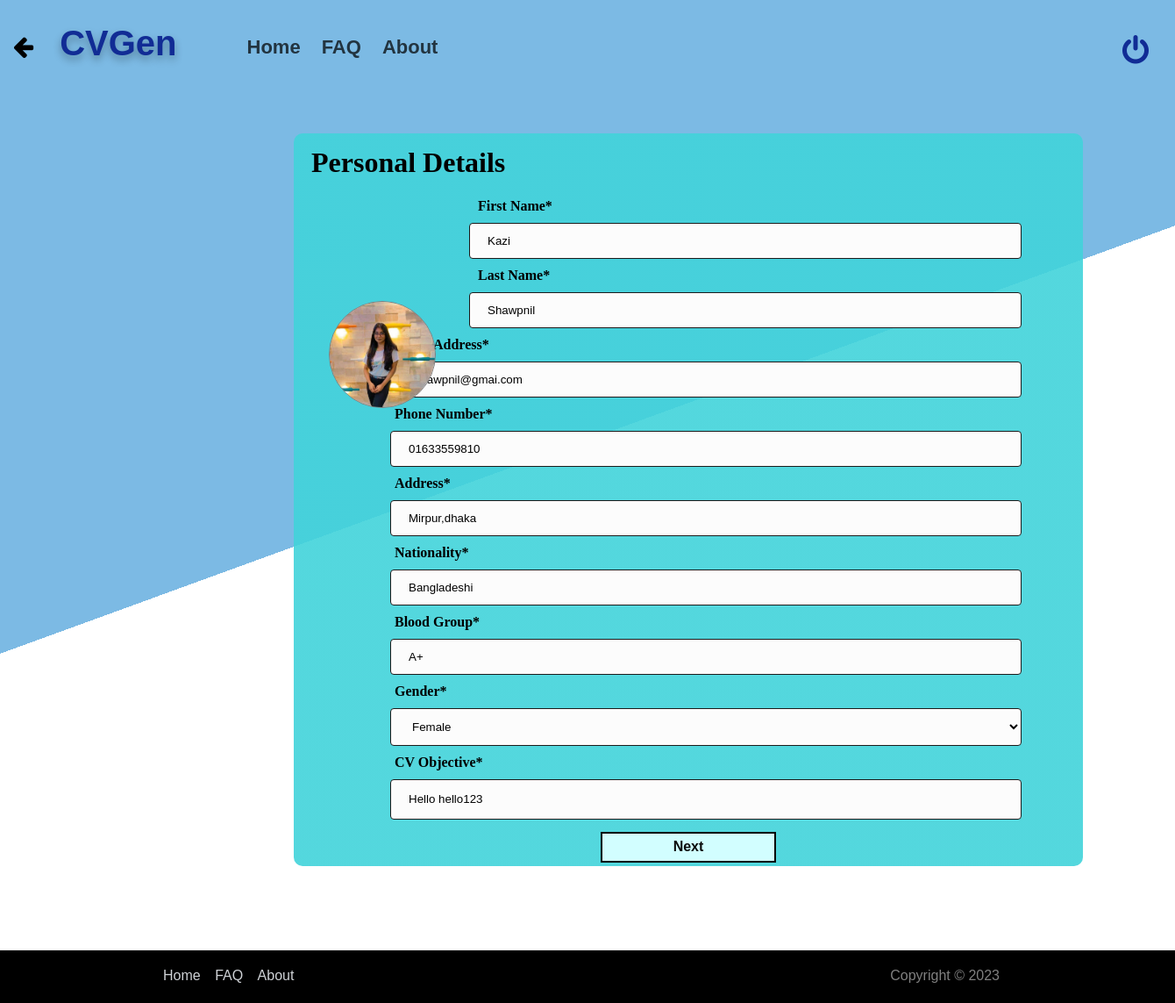
/form_edit.php (signed in), run on the app's committed database.
### tables this page shows
CREATE TABLE `form` (
  `form_id` int(11) NOT NULL,
  `user_id` int(11) NOT NULL,
  `fname` varchar(100) NOT NULL,
  `lname` varchar(100) NOT NULL,
  `emailad` varchar(100) NOT NULL,
  `phnnum` varchar(50) NOT NULL,
  `address` varchar(300) NOT NULL,
  `nationality` varchar(50) NOT NULL,
  `blood` varchar(20) NOT NULL,
  `gender` varchar(50) NOT NULL,
  `Obj` varchar(1000) DEFAULT NULL,
  `file` varchar(5000) DEFAULT NULL
);

### form_edit.php (the view, shortened to what this page needs)
<?php
require 'dbconnect.php';
$user_id = $_SESSION['id'];
$query = "SELECT * FROM form AS f WHERE f.user_id=$user_id";
$result = $conn->query($query);
$row = $result->fetch_assoc();
$fname = $row['fname'];
$lname = $row['lname'];
$number = $row['phnnum'];
$email = $row['emailad'];
$address = $row['address'];
$nationality = $row['nationality'];
$blood = $row['blood'];
$gender = $row['gender'];
$cvobj = $row['Obj'];
$image = $row['file'];
?>
<!DOCTYPE html>
<html lang="en">
<head>
    <link rel="stylesheet" href="form.css">
    <link rel="stylesheet" href="background.css">
    <?php
    include("header.php");
    ?>
</head>
<body>
    <div>
        <div id="div1">
            <h1>Personal Details</h1>
            <form action="form_data_update.php" method="post" enctype="multipart/form-data">
                <div class="img-div">
                    <img src='<?php echo $image ?>' id="img1">
                </div>
                <label for="fname" class="textdesign">First Name*</label>
                <input type="text" class="inputdesign" id="fname" name="fname" value="<?php echo $fname ?>" placeholder="Enter Your First Name">
                <label for="lname" class="textdesign">Last Name*</label>
                <input type="text" class="inputdesign" id="lname" name="lname" value="<?php echo $lname ?>" placeholder="Enter Your Last Name">
                <label for="email" class="textdesign2">Email Address*</label>
                <input type="text" class="inputdesign2" id="emailad" name="emailad" value="<?php echo $email ?>" placeholder="Enter Your Email Adress">
                <label for="phnNum" class="textdesign2">Phone Number*</label>
                <input type="text" class="inputdesign2" id="phnnum" name="phnnum" value="<?php echo $number ?>" placeholder="Enter Your Phone Number">
                <label for="address" class="textdesign2">Address*</label>
                <input type="textarea" class="inputdesign2" id="address" name="address" value="<?php echo $address ?>" placeholder="Enter Your Adress">
                <label for="nationality" class="textdesign2">Nationality*</label>
                <input type="text" class="inputdesign2" id="nationality" name="nationality" value="<?php echo $nationality ?>" placeholder="Enter Your Nationality">
                <label for="bloodg" class="textdesign2">Blood Group*</label>
                <input type="text" class="inputdesign2" id="blood" name="blood" value="<?php echo $blood ?>" placeholder="Enter Your Blood Group">
                <label for="gender" class="textdesign2">Gender*</label>
                <select class="inputdesign2" id="gender" name="gender" value="<?php echo $gender ?>">
                    <option value="female">Female</option>
                </select>
                <label for="Obj" class="textdesign2">CV Objective*</label>
                <input type="text" class="textarea" id="Obj" name="Obj" value="<?php echo $cvobj ?>" role="textbox" contenteditable placeholder="Add your CV Objective">
                <input type="submit" name="Next" id="submit" value="Next">
            </form>
        </div>
        <div> <?php
                include("footer_about.php");
                ?>
        </div>
</body>
</html>

### form.css (style rules this page uses)
#div1 { height: fit-content; width: 900px; background: linear-gradient(to top, rgba(65, 211, 218, 0.9)50%, rgba(65, 211, 218, 0.9)50%); margin-top: 4%; margin-left: 25%; border-radius: 10px; }
h1 { padding-top: 15px; padding-left: 20px; }
.img-div { height: 120px; width: 120px; position: absolute; top: 30%; left: 28%; border-radius: 50%; overflow: hidden; border: 1px solid grey; }
#img1 { height: 100%; width: 100%; }
.inputdesign { background-color: rgb(252, 252, 252); color: black; width: 70%; padding: 12px 20px; margin: 10px 200px; display: inline-block; border: 1px solid #1b1b1b; border-radius: 4px; box-sizing: border-box; }
.textdesign { color: black; font-weight: bold; width: 70%; padding: 12px 20px; margin: 10px 190px; }
.inputdesign2 { background-color: rgb(252, 252, 252); color: black; width: 80%; padding: 12px 20px; margin: 10px 110px; display: inline-block; border: 1px solid #1b1b1b; border-radius: 4px; box-sizing: border-box; }
.textarea { background-color: rgb(252, 252, 252); color: black; display: block; width: 80%; overflow: hidden; resize: both; min-height: 40px; line-height: 20px; padding: 12px 20px; margin: 10px 110px; border: 1px solid #1b1b1b; border-radius: 4px; box-sizing: border-box; }
.textarea[contenteditable]:empty::before { content: "Add your CV Objective"; color: gray; }
.textdesign2 { color: black; font-weight: bold; width: 70%; padding: 12px 20px; margin: 10px 95px; }
#submit { background-color: rgb(210, 254, 255); color: rgb(10, 10, 10); border-style: solid; border-color: black; width: 200px; height: 35px; font-size: 16px; font-weight: bold; margin: 4px 350px; }

### background.css (style rules this page uses)
body { height: 100%; min-height: 100vh; width: 100%; margin: 0; padding: 0; background: linear-gradient(160deg, rgb(124, 186, 228) 700px, #fff 0); background-repeat: no-repeat; }

### data on the page
form: file (picture), fname "Kazi", lname "Shawpnil", emailad "kshawpnil@gmai.com", phnnum "01633559810", address "Mirpur,dhaka", nationality "Bangladeshi", blood "A+", gender "Female", Obj "Hello hello123"
